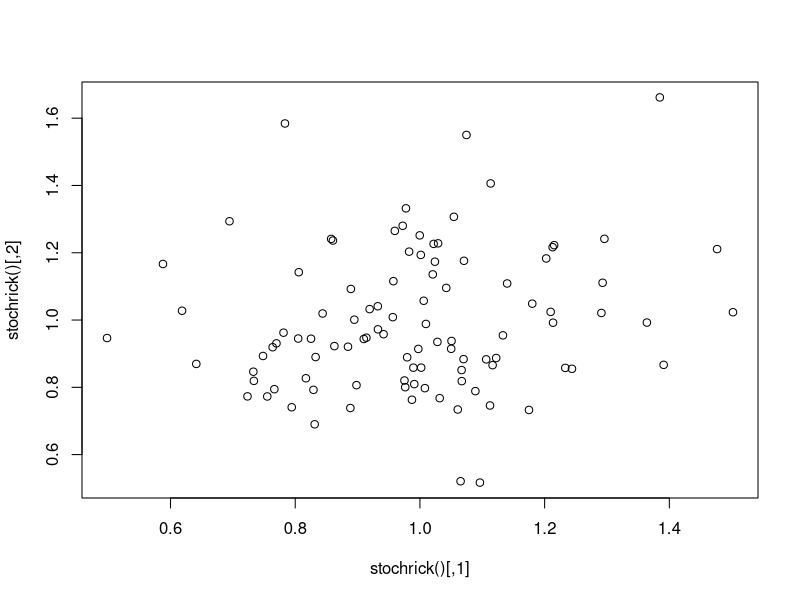

Here is the R script that generated this plot:
#!/usr/bin/env Rscript
# Runs the stochastic (with gaussian fluctuations) Ricker Eqn .

rm(list=ls())

stochrick<-function(p0=runif(1000,.5,1.5),r=1.2,K=1,sigma=0.2,numyears=100)
{
  #initialize
  N<-matrix(NA,numyears,length(p0))
  N[1,]<-p0
  
  for (pop in 1:length(p0)) #loop through the populations
  {
    for (yr in 2:numyears) #for each pop, loop through the years
    {
      N[yr,pop]<-N[yr-1,pop]*exp(r*(1-N[yr-1,pop]/K)+rnorm(1,0,sigma))
    }
  }
 return(N)
}
plot(stochrick())
print(system.time(stochrick(p0=runif(1000,.5,1.5),r=1.2,K=1,sigma=0.2,numyears=100)))

# Now write another function called stochrickvect that vectorizes the above 
# to the extent possible, with improved performance: 

stochrickvect <- function(p0=runif(1000,.5,1.5),r=1.2,K=1,sigma=0.2,numyears=100) {
  
  N<-matrix(NA,numyears,length(p0))
  N[1,]<-p0
  
  #can remove outer loop as R naturally iterates through each column when it runs the row
  func <- for (yr in 2:numyears)
  {
    N[yr,] <- N[yr-1,]*exp(r*(1-N[yr-1,]/K)+rnorm(1000,0,sigma))
  }
  return(N)
}

print("Vectorized Stochastic Ricker takes:")
print(system.time(res2<-stochrickvect()))
